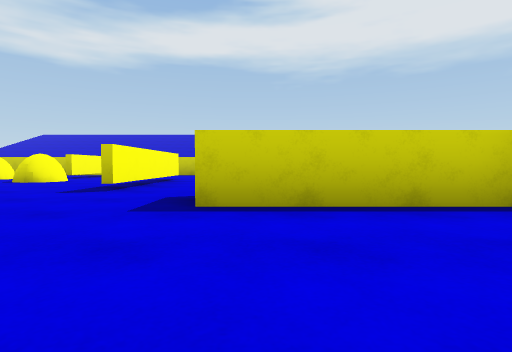
view 1 (above)

16 first-person views from a walk through a 3-D level made in the Unity game engine. The camera is 0.34 m above the floor, tilts 2° down and sees 80° across. The floor is counted in squares, 1 m on a side. Each view is taken from the middle of a square. On the plan, view 1 faces up. The plan holds only what a view shows up to about 9 squares ahead; the rest is blank. The place goes on beyond the plan. Surface patterns are stand-ins for the level's own textures.

view 2
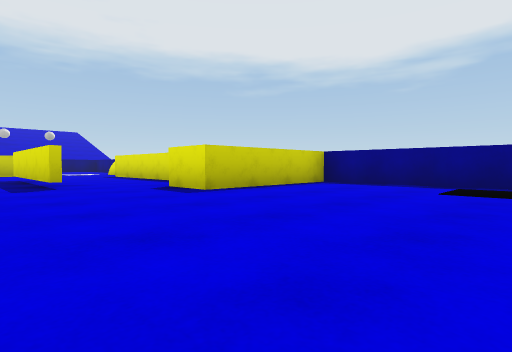

view 3
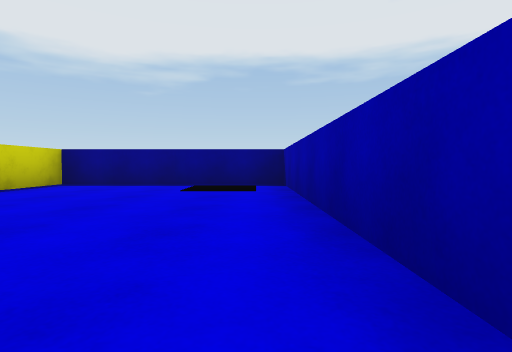

view 4
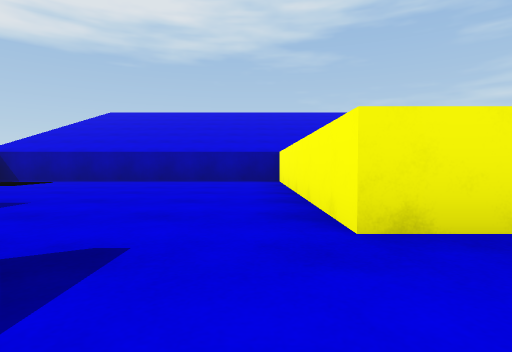

view 5
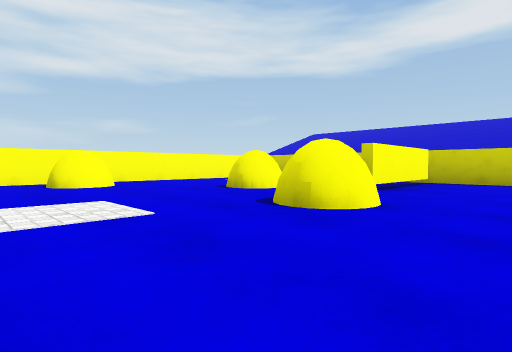

view 6
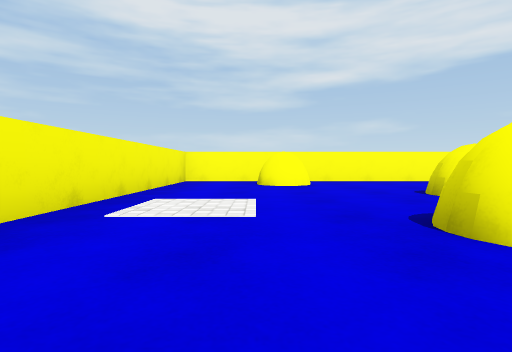

view 7
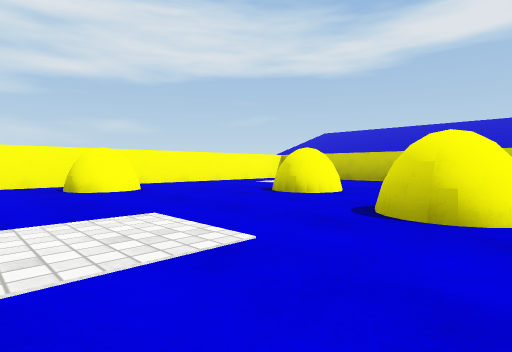

view 8
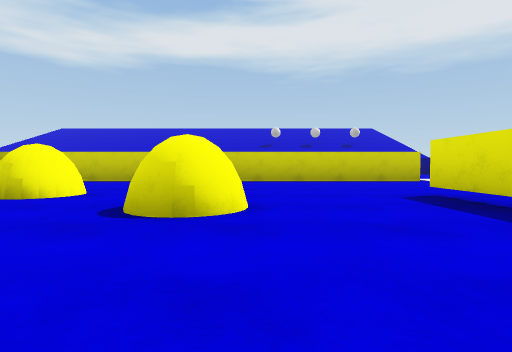

view 9
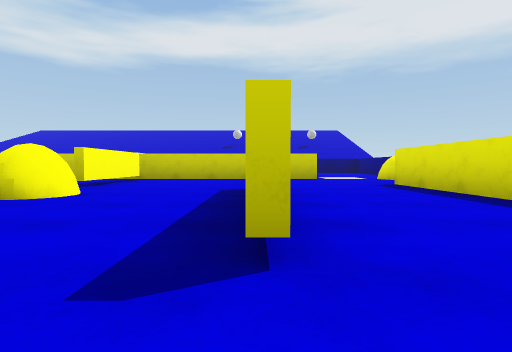

view 10
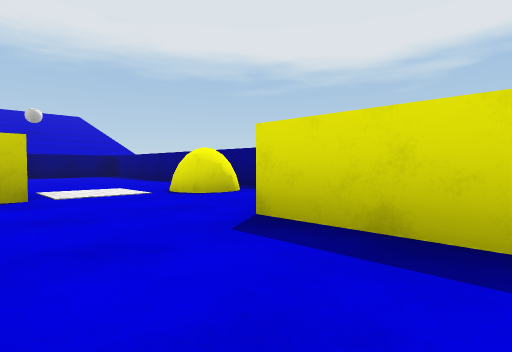

view 11
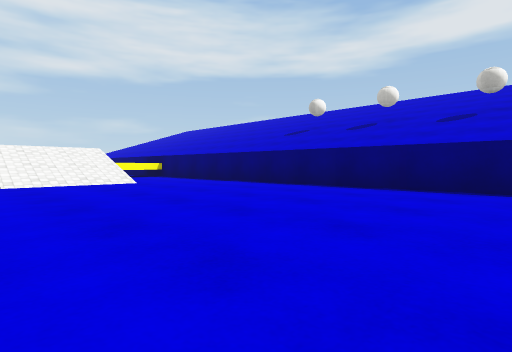

view 12
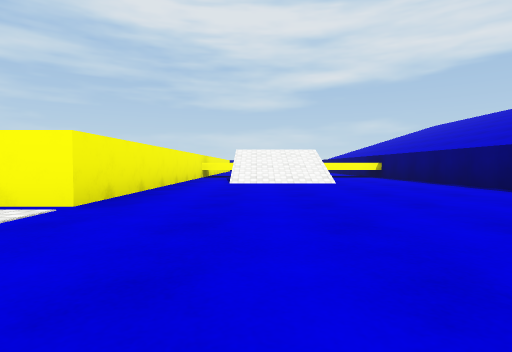

view 13
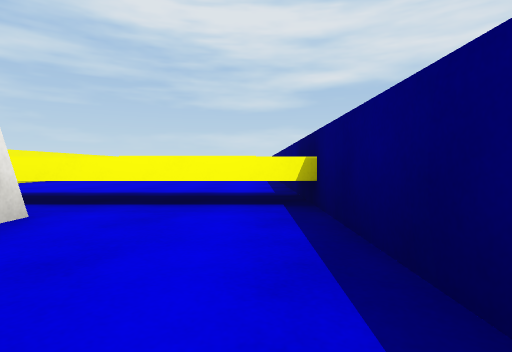

view 14
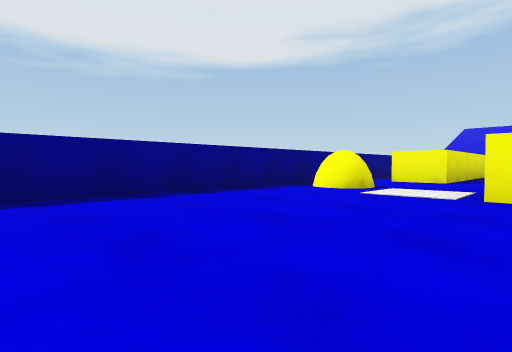

view 15
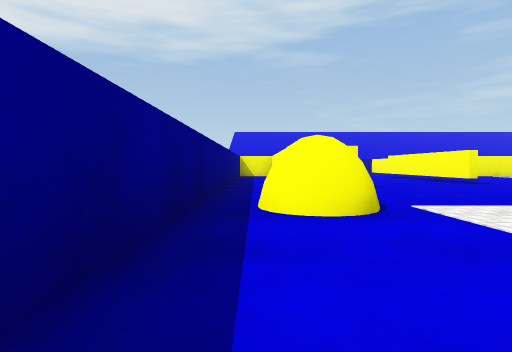

view 16
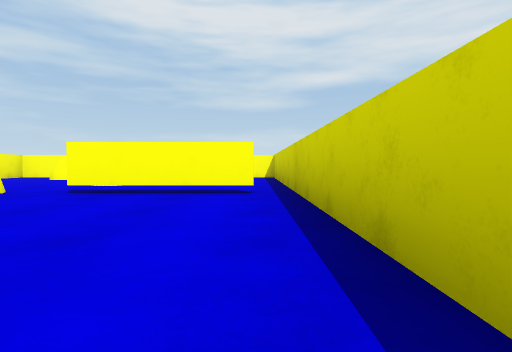

### Floor plan
Key: @ floor where view 1 was taken; # wall or solid block; x gap in a wall; . floor; / step, stairs or slope; ^ raised ledge; B block; O other object.
Columns run from 10 left of view 1 to 3 right of it. Each row starts with its distance up from view 1.
 17  #############
 16 ...^.........#
 15 ...^.........#
 14 ...^B /......#
 13 ...   /......#
 12 ...^.........#
 11 ##########.O.#
 10 #....x.....OO#
  9 #.O..#.......#
  8 #..O.#.....#.#
  7 #..OOO..#..#.#
  6 #O...OO.#..#.#
  5 #OO.....#..#.#
  4 #....O.....#.#
  3 #######...####
  2       #......#
  1       #......#
  0       #...@..#
 -1       #......#
 -2       ########

Positions as (right, up) in squares from view 1, and headings:
1: (0, 0), facing up
2: (-3, -1), facing up-right
3: (-3, -1), facing right
4: (-3, 5), facing down
5: (-3, 4), facing up-left
6: (-3, 5), facing left
7: (-4, 4), facing up-left
8: (-4, 4), facing up
9: (-2, 3), facing up
10: (-1, 7), facing up-right
11: (2, 12), facing up-left
12: (2, 13), facing left
13: (-4, 16), facing left
14: (-1, 15), facing down-right
15: (2, 13), facing down
16: (-1, 10), facing left
